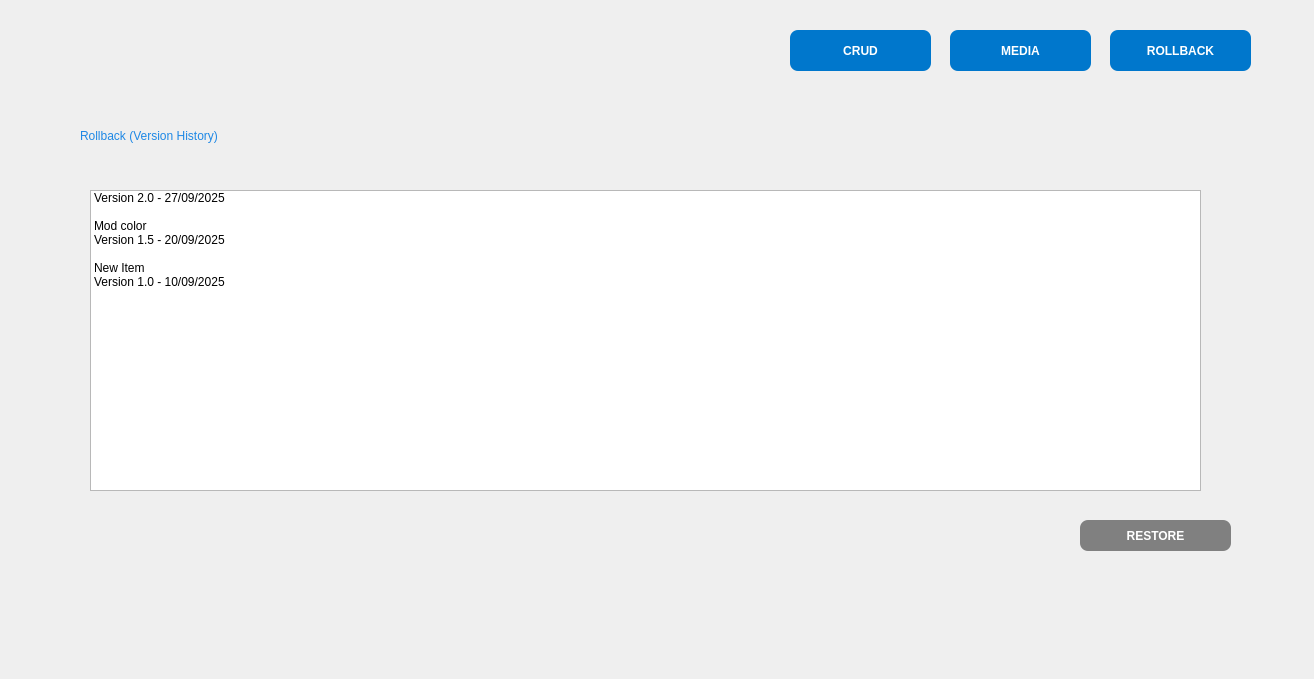
<?xml version="1.0" encoding="UTF-8"?>
<ui version="4.0">
 <class>rb</class>
 <widget class="QWidget" name="rb">
  <property name="geometry">
   <rect>
    <x>0</x>
    <y>0</y>
    <width>1314</width>
    <height>679</height>
   </rect>
  </property>
  <property name="windowTitle">
   <string>Form</string>
  </property>
  <widget class="QLabel" name="label_2">
   <property name="geometry">
    <rect>
     <x>140</x>
     <y>240</y>
     <width>471</width>
     <height>71</height>
    </rect>
   </property>
   <property name="styleSheet">
    <string notr="true">font:700 14pt &quot;Segoe UI&quot;;</string>
   </property>
   <property name="text">
    <string>Installer des Photos et des Videos  :</string>
   </property>
  </widget>
  <widget class="QPushButton" name="rb_2">
   <property name="geometry">
    <rect>
     <x>1110</x>
     <y>30</y>
     <width>141</width>
     <height>41</height>
    </rect>
   </property>
   <property name="styleSheet">
    <string notr="true">QPushButton {
    background-color: #0077cc;
    color: white;
    border-radius: 8px;
    padding: 8px 15px;
    font-weight: bold;
}

QPushButton:hover {
    background-color: #005fa3;
}

QPushButton:pressed {
    background-color: #004b82;
}
</string>
   </property>
   <property name="text">
    <string>ROLLBACK</string>
   </property>
  </widget>
  <widget class="QLabel" name="label_8">
   <property name="geometry">
    <rect>
     <x>80</x>
     <y>120</y>
     <width>361</width>
     <height>31</height>
    </rect>
   </property>
   <property name="styleSheet">
    <string notr="true">font: 18pt &quot;Segoe UI&quot;;
color: rgb(30, 136, 229);   /* bleu */
</string>
   </property>
   <property name="text">
    <string>Rollback (Version History)</string>
   </property>
  </widget>
  <widget class="QPushButton" name="media">
   <property name="geometry">
    <rect>
     <x>950</x>
     <y>30</y>
     <width>141</width>
     <height>41</height>
    </rect>
   </property>
   <property name="styleSheet">
    <string notr="true">QPushButton {
    background-color: #0077cc;
    color: white;
    border-radius: 8px;
    padding: 8px 15px;
    font-weight: bold;
}

QPushButton:hover {
    background-color: #005fa3;
}

QPushButton:pressed {
    background-color: #004b82;
}
</string>
   </property>
   <property name="text">
    <string>MEDIA</string>
   </property>
  </widget>
  <widget class="QPushButton" name="pushButton_5">
   <property name="geometry">
    <rect>
     <x>1080</x>
     <y>520</y>
     <width>151</width>
     <height>31</height>
    </rect>
   </property>
   <property name="styleSheet">
    <string notr="true">QPushButton {
    background-color: gray;        /* Button color */
    color: white;                  /* Text color */
    border-radius: 8px;            /* Rounded corners */
    padding: 8px 15px;             /* Internal spacing */
    font-weight: bold;              /* Bold text */
    font-family: &quot;Poppins&quot;, sans-serif;
    border: none;                  /* Remove default border */
    min-width: 80px;               /* Optional minimum width */
    cursor: pointer;
}

QPushButton:hover {
    background-color: #555555;     /* Slightly darker on hover */
}

QPushButton:pressed {
    background-color: #333333;     /* Even darker when pressed */
}
</string>
   </property>
   <property name="text">
    <string>RESTORE</string>
   </property>
  </widget>
  <widget class="QPushButton" name="crud">
   <property name="geometry">
    <rect>
     <x>790</x>
     <y>30</y>
     <width>141</width>
     <height>41</height>
    </rect>
   </property>
   <property name="styleSheet">
    <string notr="true">QPushButton {
    background-color: #0077cc;
    color: white;
    border-radius: 8px;
    padding: 8px 15px;
    font-weight: bold;
}

QPushButton:hover {
    background-color: #005fa3;
}

QPushButton:pressed {
    background-color: #004b82;
}
</string>
   </property>
   <property name="text">
    <string>CRUD</string>
   </property>
  </widget>
  <widget class="QListWidget" name="listWidget">
   <property name="geometry">
    <rect>
     <x>90</x>
     <y>190</y>
     <width>1111</width>
     <height>301</height>
    </rect>
   </property>
   <item>
    <property name="text">
     <string>Version 2.0 - 27/09/2025
</string>
    </property>
   </item>
   <item>
    <property name="text">
     <string>Mod color</string>
    </property>
   </item>
   <item>
    <property name="text">
     <string>Version 1.5 - 20/09/2025
</string>
    </property>
   </item>
   <item>
    <property name="text">
     <string>New Item</string>
    </property>
   </item>
   <item>
    <property name="text">
     <string>Version 1.0 - 10/09/2025
</string>
    </property>
   </item>
  </widget>
 </widget>
 <resources/>
 <connections/>
</ui>
